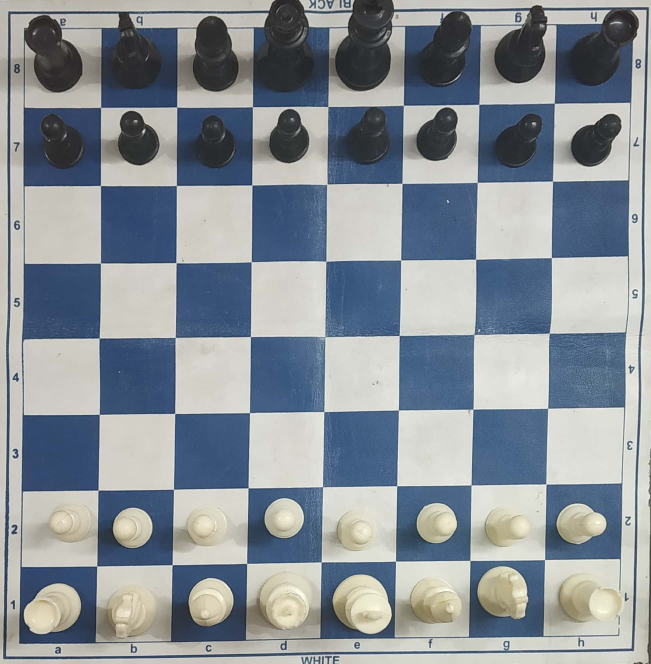
#> input picture Python_Chess_initial_programs/Images/1.jpg, 1952 x 1992 px, given in place of video, which was not available (shown at 1/3 size)
$ python Boxes_around_black_or_white.py
#> lines starting #> are read from the running program, lines starting #| are printed output that depends on the picture; after the words box and inside, x2 and y2 are one past the last pixel; in counts of white or black regions, pixels touching at a corner belong together; pictures that were not available may be replaced by others from this repository, and a replacement may not be noted
import cv2
import numpy as np


device = cv2.VideoCapture("http://192.168.1.136:4812/video")
# cv2.waitkey(100)
ret , img = device.read()
#> img is the input picture: shape (1992, 1952, 3); mean B, G, R 151.9, 145.1, 137.2
img  = img[582:582+1090,0:1078]
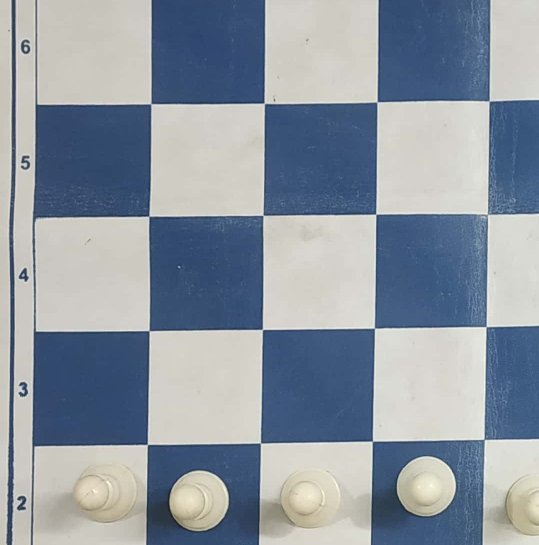
#> img: shape (1090, 1078, 3) (shown at 1/2 size); mean B, G, R 161.5, 150.6, 141
img = cv2.resize(img,(800,800))
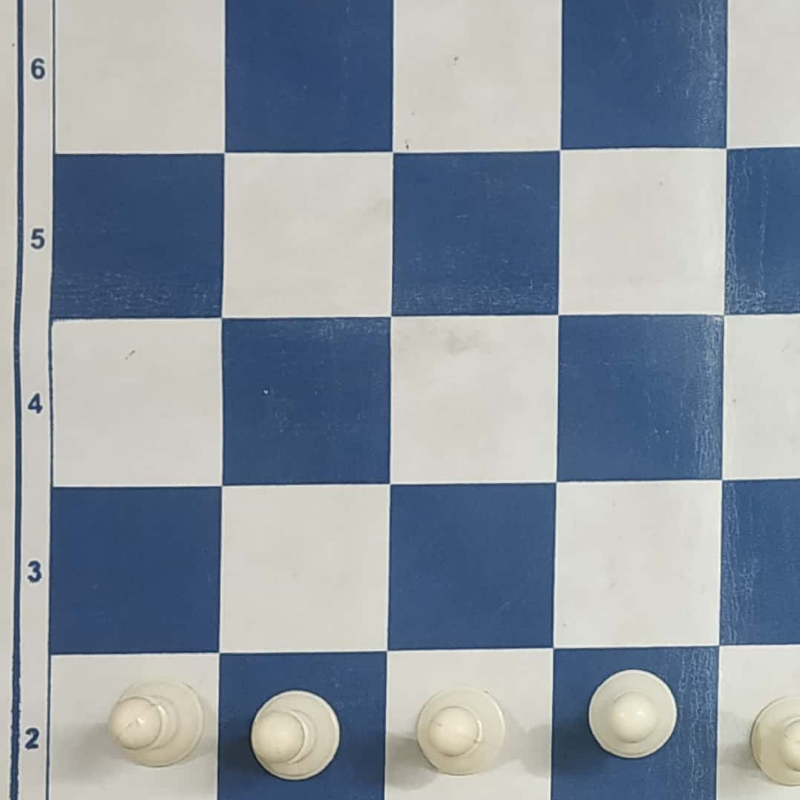
#> img: shape (800, 800, 3); mean B, G, R 161.5, 150.5, 141

# [8 lines of commented-out code are left out]

HSV = cv2.cvtColor(img,cv2.COLOR_BGR2HSV)
#> HSV: shape (800, 800, 3); mean H, S, V 63.7, 64.5, 167.5

# # for White
# lower_1 = np.array([16,25,179])
# lower_2 = np.array([255,255,255])

# # for Black
# lower_1 = np.array([0,0,0])
# lower_2 = np.array([255,62,77])

# for testing
lower_1 =  np.load("Python_chess_intermediate_programs/numpy_saved/chess_w_color_points.npz")['lower']
#> (reads Python_chess_intermediate_programs/numpy_saved/chess_w_color_points.npz from the repository)
lower_2 = np.load("Python_chess_intermediate_programs/numpy_saved/chess_w_color_points.npz")['upper']

mask = cv2.inRange(HSV, lower_1, lower_2)
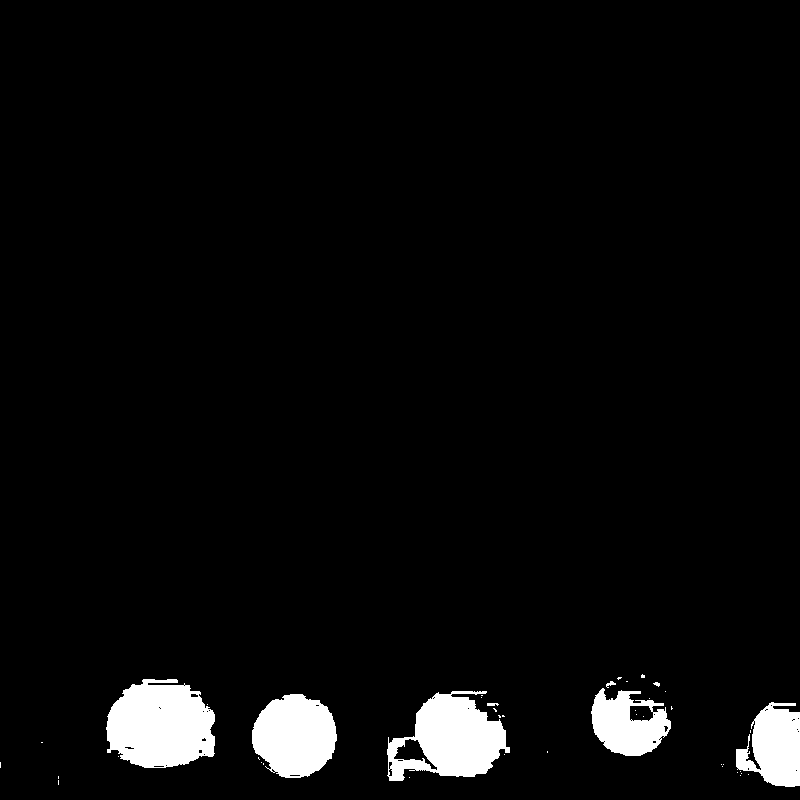
#> mask: shape (800, 800); 4.2% white; 43 white regions (35 under 20 px)
cv2.imshow("Mask",mask)


# points = [[[ 40.,35.],[132.,34.],[223.,32.],[314., 33.],[405. , 30.],[500. , 29.],[589. , 26.],[683. , 26.] ,[777. , 25.]],
#           [[ 38., 127.],[129., 126.],[221., 124.],[313., 123.],[405., 123.], [496., 121.],[589., 119.],[680., 118.],[774., 118.]],
#           [[36., 218.],[128., 217.],[220., 216.],[312., 215.],[403., 214.],[495., 212.],[588., 210.],[680., 210.],[773., 209.]],
#           [[33., 310.],[124., 309.],[219., 308.],[310., 307.],[400., 305.],[492., 302.],[584., 302.],[677., 301.],[772., 300.]],
#           [[ 32., 399.],[124., 398.],[216., 398.],[309., 395.],[400., 394.],[491., 394.],[583., 394.],[679., 393.],[771., 393.]],
#           [[ 28., 493.],[120., 489.],[214., 488.],[306., 486.],[399., 485.],[491., 483.],[584., 484.],[676., 483.],[769., 483.]],
#           [[ 27., 583.],[120., 582.],[212., 580.],[304., 579.],[396., 579.],[490., 576.],[583., 577.],[677., 576.],[772., 576.]],
#           [[ 24., 677.],[118., 675.],[210., 674.],[304., 672.],[396., 672.],[488., 670.],[583., 670.],[676., 670.],[768., 670.]],
#           [[ 24., 770.],[116., 770.],[209., 770.],[301., 767.],[395., 766.],[488., 766.],[582., 767.],[675., 765.],[769., 766.]]]

points = np.load("Python_chess_intermediate_programs/numpy_saved/chess_board_points.npz")['points']
#> (reads Python_chess_intermediate_programs/numpy_saved/chess_board_points.npz from the repository)

boxes = np.zeros((8,8,4))

for i in range(8):
    for j in range(8):
        # print(i,j)
        boxes[i][j][0] = points[i][j][0]
        boxes[i][j][1] = points[i][j][1]
        boxes[i][j][2] = points[i+1][j+1][0]
        boxes[i][j][3] = points[i+1][j+1][1]

# [12 lines of commented-out code are left out]


contours,_= cv2.findContours(mask,cv2.RETR_EXTERNAL, cv2.CHAIN_APPROX_NONE)
#> contours = 40 contours, 35 with area under 20; largest, box (x1, y1, x2, y2) and area: (106, 679, 215, 768) 7444, (387, 691, 510, 781) 6896, (252, 694, 337, 778) 5316, (591, 688, 671, 756) 3635, (736, 702, 800, 787) 3574

required_contoures = []
required_contoures_mid_point = []
cnt_rect = []

for cnt in contours:
    area = cv2.contourArea(cnt)
    if(area > 300):
        # [5 lines of commented-out code are left out]
        (x, y, w, h) = cv2.boundingRect(cnt)
        # cnt_rect.append([x,y,w,h])
        required_contoures.append(cnt)
        required_contoures_mid_point.append([x+int(w/2),y+int(h/2)])
#> this loop made 40 passes
#> (area, x, y, w, h) on passes 27, 31, 33, 34, 38: (3573.5, 736, 702, 64, 85), (5316.5, 252, 694, 85, 84), (6896, 387, 691, 123, 90), (3635, 591, 688, 80, 68), (7443.5, 106, 679, 109, 89)
#> after the loop, required_contoures = 5 contours; box (x1, y1, x2, y2) and area: (106, 679, 215, 768) 7444, (387, 691, 510, 781) 6896, (252, 694, 337, 778) 5316, (591, 688, 671, 756) 3635, (736, 702, 800, 787) 3574; required_contoures_mid_point = [[768, 744], [294, 736], [448, 736], [631, 722], [160, 723]]
        # cv2.circle(img,(required_contoures_mid_point[-1][0],required_contoures_mid_point[-1][1]),2,(0,0,255),-1)
        # cv2.rectangle(img, (x,y), (x+w,y+h), (255, 0, 0), 2)
        # cv2.drawContours(img,cnt,-1,(0,0,255),2)

def rectContains(rect,mid_point):
    logic = rect[0]<mid_point[0]<rect[2] and rect[1]<mid_point[1]<rect[3]
    return logic

for i in range(8):
    for j in range(8):
        for mid_point in required_contoures_mid_point:
            if(rectContains(boxes[i][j],mid_point)):
                cv2.rectangle(img,(int(boxes[i][j][0]),int(boxes[i][j][1])),(int(boxes[i][j][2]),int(boxes[i][j][3])),(255,0,0),2)
                cv2.putText(img,"({},{})".format(i,j),(int(boxes[i][j][2]-70),int(boxes[i][j][3])-50),cv2.FONT_HERSHEY_SIMPLEX,0.5,(0,0,255),2)
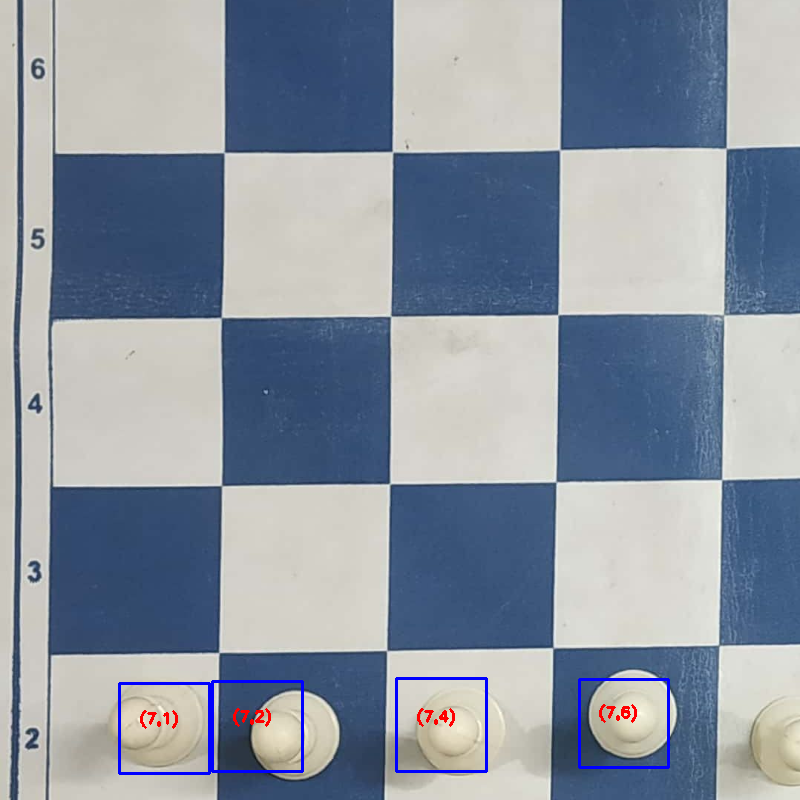
#> img: shape (800, 800, 3); 0.84% of pixels changed, all inside (x1, y1, x2, y2) = (118, 677, 670, 775)
cv2.imshow("img",img)


cv2.waitKey(0)
cv2.destroyAllWindows()
